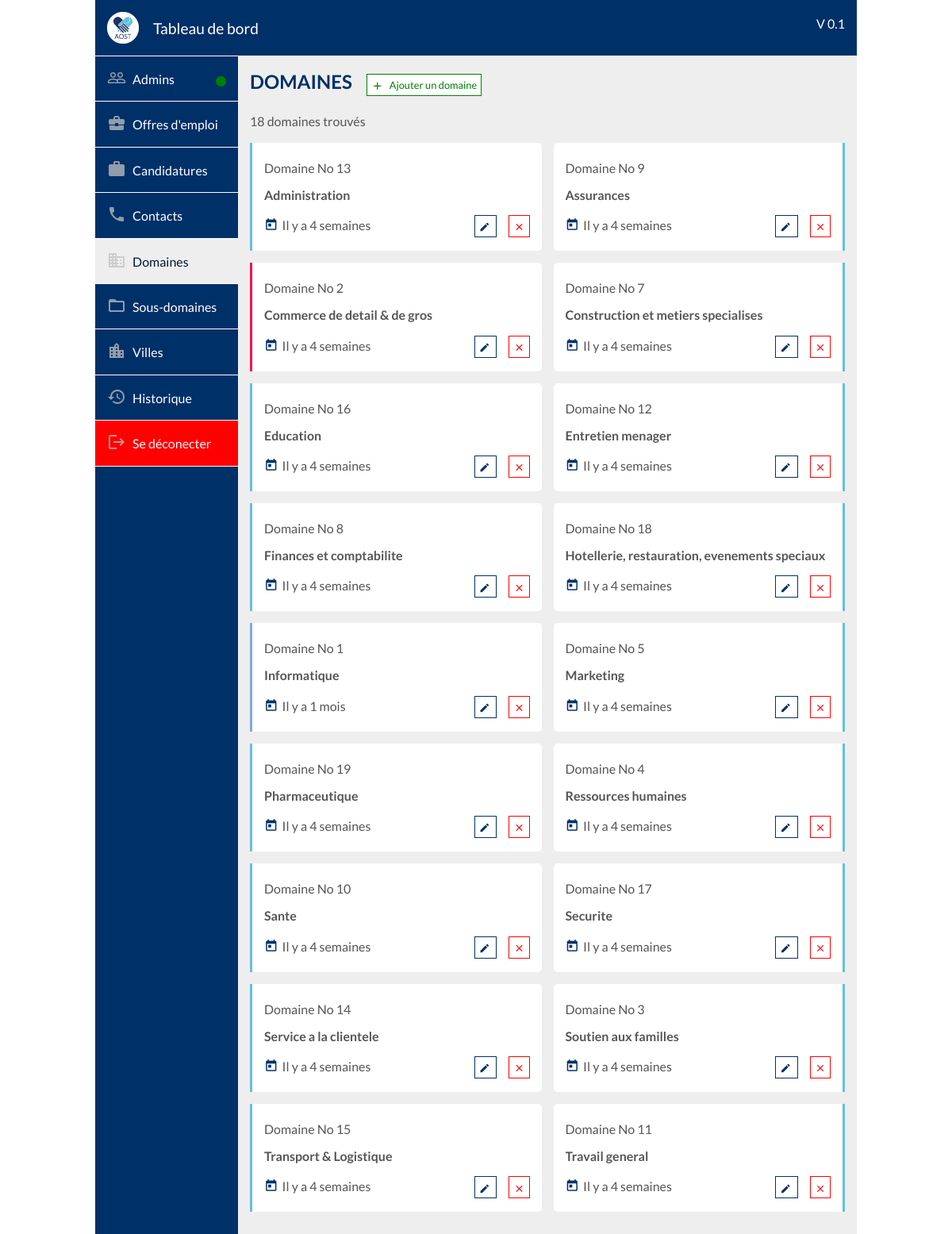
Page /dashboard/domains/index.php (signed in) on the committed database.
### tables this page shows
CREATE TABLE IF NOT EXISTS `domains` (
  `id` bigint(20) NOT NULL AUTO_INCREMENT,
  `id_admin` bigint(20) NOT NULL,
  `name` varchar(100) NOT NULL,
  `color` varchar(100) NOT NULL,
  `added_at` datetime NOT NULL DEFAULT CURRENT_TIMESTAMP,
  PRIMARY KEY (`id`),
  KEY `id_admin` (`id_admin`)
);

### dashboard/domains/index.php (called while the page is built)
<?php include("../outils/php/redirection.php");
	redirection("Domaines", _DASHBOARD_PHP_PATH."domains/domains.php", "domains", "", _DASHBOARD_PATH."domains/domains.css", _DASHBOARD_PATH."domains/domains.js");
?>

### class/Domain.class.php (called while the page is built, shortened)
<?php
class domain
{
    private $_id;
    private $_name;
    private $_color;
    private $_added_at;
    public function __construct(array $data){
        foreach ($data as $key => $value) {
            $method='set'.ucfirst($key);
        }
    }
    public function setId($id){
        $this->_id=$id;
    }
    public function getId(){
        return $this->_id;
    }
    public function setName($name){
        $this->_name=htmlentities(strval($name));
    }
    public function getName(){
        return $this->_name;
    }
    public function setColor($color){
        $this->_color=htmlentities(strval($color));
    }
    public function getColor(){
        return $this->_color;
    }
    public function setAdded_at($added_at){
        if(is_string($added_at)){
            $this->_added_at=$added_at;
        }
    }
    public function getAdded_at(){
        return $this->_added_at;
    }
public function getDomains() {
    include(_APP_PATH."bd/server-connect.php");
    $query=$db->prepare("SELECT * FROM domains ORDER BY name ASC");
    $domain=[];
    if($query->execute()){
        while($data=$query->fetch()){
            $domain[]=new Domain($data);
        }
        return $domain;
    }else{
        return false;
    }
}
}
?>

### outils/php/functions.php (called while the page is built, shortened)
<?php
$tab_month=array("Janvier","Février","Mars","Avril","Mai","Juin","Juillet","Aougt","Septembre","Octobre","Novembre","Décembre");
function get_elapsed_time($datetime){
	global $tab_month;
	$date_convert_in_seconde = strtotime($datetime);
	if(date('Ymd', $date_convert_in_seconde) == date('Ymd')){
		$diff = time()-$date_convert_in_seconde;
		if($diff < 60){
			return "Il y a ".$diff." secondes";
		}else if($diff < 3600){
			return "Il y a ".floor($diff/60)." min";
		}else if($diff < 86400){
			return "Il y a ".floor($diff/3600)."h";
		}
	}else if(date('Ymd', $date_convert_in_seconde) == date('Ymd', strtotime('- 1 DAY'))){
		return "Hier";
	}else if(date('Ymd', $date_convert_in_seconde) == date('Ymd', strtotime('- 2 DAY'))){
		return "Il y a 2 jours";
	}else if(date('Ymd', $date_convert_in_seconde) == date('Ymd', strtotime('- 3 DAY'))){
		return "Il y a 3 jours";
	}else if(date('Ymd', $date_convert_in_seconde) == date('Ymd', strtotime('- 4 DAY'))){
		return "Il y a 4 jours";
	}else if(date('Ymd', $date_convert_in_seconde) == date('Ymd', strtotime('- 5 DAY'))){
		return "Il y a 5 jours";
	}else if(date('Ymd', $date_convert_in_seconde) == date('Ymd', strtotime('- 6 DAY'))){
		return "Il y a 6 jours";
	}else if(date('YW', $date_convert_in_seconde) == date('YW', strtotime('- 1 WEEK'))){
		return "Il y a 1 semaine";
	}else if(date('YW', $date_convert_in_seconde) == date('YW', strtotime('- 2 WEEK'))){
		return "Il y a 2 semaines";
	}else if(date('YW', $date_convert_in_seconde) == date('YW', strtotime('- 3 WEEK'))){
		return "Il y a 3 semaines";
	}else if(date('YW', $date_convert_in_seconde) == date('YW', strtotime('- 4 WEEK'))){
		return "Il y a 4 semaines";
	}else if(date('Ym', $date_convert_in_seconde) == date('Ym', strtotime('- 1 MONTH'))){
		return "Il y a 1 mois";
	}else if(date('Ym', $date_convert_in_seconde) == date('Ym', strtotime('- 2 MONTH'))){
		return "Il y a 2 mois";
	}else if(date('Ym', $date_convert_in_seconde) == date('Ym', strtotime('- 3 MONTH'))){
		return "Il y a 3 mois";
	}else if(date('Ym', $date_convert_in_seconde) == date('Ym', strtotime('- 4 MONTH'))){
		return "Il y a 4 mois";
	}else if(date('Ym', $date_convert_in_seconde) == date('Ym', strtotime('- 5 MONTH'))){
		return "Il y a 5 mois";
	}else if(date('Ym', $date_convert_in_seconde) == date('Ym', strtotime('- 6 MONTH'))){
		return "Il y a 6 mois";
	}else if(date('Ym', $date_convert_in_seconde) == date('Ym', strtotime('- 7 MONTH'))){
		return "Il y a 7 mois";
	}else if(date('Ym', $date_convert_in_seconde) == date('Ym', strtotime('- 8 MONTH'))){
		return "Il y a 8 mois";
	}else if(date('Ym', $date_convert_in_seconde) == date('Ym', strtotime('- 9 MONTH'))){
		return "Il y a 9 mois";
	}else if(date('Ym', $date_convert_in_seconde) == date('Ym', strtotime('- 10 MONTH'))){
		return "Il y a 10 mois";
	}else if(date('Ym', $date_convert_in_seconde) == date('Ym', strtotime('- 11 MONTH'))){
		return "Il y a 11 mois";
	}else if(date('Y', $date_convert_in_seconde) == date('Y', strtotime('- 1 YEAR'))){
		return "Il y a 1 an";
	}else if(date('Y', $date_convert_in_seconde) == date('Y', strtotime('- 2 YEAR'))){
		return "Il y a 2 ans";
	}else if(date('Y', $date_convert_in_seconde) == date('Y', strtotime('- 3 YEAR'))){
		return "Il y a 3 ans";
	}else if(date('Y', $date_convert_in_seconde) == date('Y', strtotime('- 4 YEAR'))){
		return "Il y a 4 ans";
	}else if(date('Y', $date_convert_in_seconde) == date('Y', strtotime('- 5 YEAR'))){
		return "Il y a 5 ans";
	}else if(date('Y', $date_convert_in_seconde) == date('Y', strtotime('- 6 YEAR'))){
		return "Il y a 6 ans";
	}else if(date('Y', $date_convert_in_seconde) == date('Y', strtotime('- 7 YEAR'))){
		return "Il y a 7 ans";
	}else if(date('Y', $date_convert_in_seconde) == date('Y', strtotime('- 8 YEAR'))){
		return "Il y a 8 ans";
	}else if(date('Y', $date_convert_in_seconde) == date('Y', strtotime('- 9 YEAR'))){
		return "Il y a 9 ans";
	}else if(date('Y', $date_convert_in_seconde) == date('Y', strtotime('- 10 YEAR'))){
		return "Il y a 10 ans";
	}else if(date('Y', $date_convert_in_seconde) == date('Y', strtotime('- 11 YEAR'))){
		return "Il y a 11 ans";
	}else if(date('Y', $date_convert_in_seconde) == date('Y', strtotime('- 12 YEAR'))){
		return "Il y a 12 ans";
	}else if(date('Y', $date_convert_in_seconde) == date('Y', strtotime('- 13 YEAR'))){
		return "Il y a 13 ans";
	}else if(date('Y', $date_convert_in_seconde) == date('Y', strtotime('- 14 YEAR'))){
		return "Il y a 14 ans";
	}else if(date('Y', $date_convert_in_seconde) == date('Y', strtotime('- 15 YEAR'))){
		return "Il y a 15 ans";
	}else if(date('Y', $date_convert_in_seconde) == date('Y', strtotime('- 16 YEAR'))){
		return "Il y a 16 ans";
	}else if(date('Y', $date_convert_in_seconde) == date('Y', strtotime('- 17 YEAR'))){
		return "Il y a 17 ans";
	}else if(date('Y', $date_convert_in_seconde) == date('Y', strtotime('- 18 YEAR'))){
		return "Il y a 18 ans";
	}else if(date('Y', $date_convert_in_seconde) == date('Y', strtotime('- 19 YEAR'))){
		return "Il y a 19 ans";
	}else if(date('Y', $date_convert_in_seconde) == date('Y', strtotime('- 20 YEAR'))){
		return "Il y a 20 ans";
	}else if(date('Y', $date_convert_in_seconde) < date('Y', strtotime('- 20 YEAR'))){
		return "Il y a plus de 20 ans";
	}else{
		$mois=date('m',$date_convert_in_seconde);
		$mois=$tab_month[$mois-1];
		return 'depuis le '.date('d', $date_convert_in_seconde)." ".$mois;
	}
}
?>

### dashboard/domains/domains.php (the view, shortened to what this page needs)
<h2 class="margin-top-none" style="display: inline-block">Domaines</h2>
<span class="btnAdd btnAddAdmin" id="btnAddDomain">
  <i class="material-icons vertical-align-bottom margin-right-5">add</i>
  <span class="">Ajouter un domaine</span>
</span>
<?php
$domains = $domain->getDomains();
?>
<span class="stat" style="display: block">
  <?php
  if(count($domains) > 1){
    echo count($domains)." domaines trouvés";
  }else {
    if(count($domains) > 0){
      echo "Un domaine trouvé";
    }else {
      echo "Aucun domaine trouvé";
    }
  }
  ?>
</span>
<div class="suggest_container">
  <?php
    $i= 0;
		foreach ($domains as $domain) {
      if($i%2 != 0){
        $border_color = $domain->getColor() != "" ? "border-right: 3px solid #".$domain->getColor() : "";
      }else {
        $border_color = $domain->getColor() != "" ? "border-left: 3px solid #".$domain->getColor() : "";
      }
	?>
    <div class="suggest_block" style="<?php echo $border_color; ?>">
      <div class="suggest_row">
        <span class="suggest_col">Domaine No <?php echo $domain->getId(); ?></span>
      </div>
      <div class="suggest_row">
        <span class="suggest_title"  style="max-width: 100%; overflow: hidden; height: 1.4em;" title="<?php echo ucfirst(htmlspecialchars_decode($domain->getName())); ?>"> <?php echo ucfirst(htmlspecialchars_decode($domain->getName())); ?></span>
      </div>
      <div class="suggest_row">
        <span class="suggest_col"><i class="material-icons vertical-align-bottom margin-right-5 background-primary">today</i><?php echo get_elapsed_time($domain->getAdded_at()); ?></span>
        <div class="suggest_col float-right">
          <span class="btnEdit" id="btnEditDomain<?php echo $domain->getId(); ?>" title="Modifier cet domaine">
            <i class="material-icons vertical-align-bottom">edit</i>
          </span>
          <span class="btnDelete" id="btnDeleteDomain<?php echo $domain->getId(); ?>" title="Supprimer ce domaine">
            <i class="material-icons vertical-align-bottom">close</i>
          </span>
        </div>
      </div>
    </div>
  <?php $i++;} ?>
</div>

### outils/css/vars.css (style rules this page uses)
:root { --color-primary : #003068; --color-secondary : #66BFDE; --color-tertiary : #001935; --color-shadow : #eee; --color-text : #555; --color-danger : red; --color-danger-dark : darkred; --color-success : green; --color-success-dark : darkgreen; --border-radius-size : 5px; --nav-text-color : white; --nav-bg-color : var(--color-primary); --nav-text-hover-color: var(--color-secondary); --subNav-text-color: var(--color-primary); --subNav-text-hover-color: var(--color-tertiaire); --nav-mobile-text-color : var(--color-primary); --nav-mobile-hover-text-color : white; --nav-mobile-hover-bg-color : var(--color-primary); --footer-bg-color : var(--color-primary); --footer-bg-color-dark : var(--color-tertiary); --footer-text-color : white; --btn-primary-text-color: white; --btn-primary-bg-color : var(--color-primary); --btn-primary-bg-hover-color : var(--color-tertiary); --btn-danger-text-color: white; --btn-danger-bg-color : var(--color-danger); --btn-danger-bg-hover-color : var(--color-danger-dark); }

### outils/css/global.css (style rules this page uses)
h2 { color: var(--color-primary); text-transform: uppercase; }
body { margin: 0; font-size: 1em; font-weight: 400; line-height: 1.5; text-align: left; font-family: 'Lato'; color: var(--color-text); }
.vertical-align-bottom { vertical-align: bottom !important; }
.float-right { float: right !important; }
.margin-top-none { margin-top: 0 !important; }
.suggest_container { display: inline-block; width: 100%; box-sizing: border-box; margin-top: 15px; }
.suggest_block { display: inline-block; box-sizing: border-box; padding: 15px; margin-bottom: 15px; background-color: white; border-left: 3px solid var(--color-secondary); border-radius: 0 var(--border-radius-size) var(--border-radius-size) 0; }
.suggest_block i { font-size: 1.1em; margin-bottom: 0.2em; }
.margin-right-5 { margin-right: 5px; }
.background-primary { color: var(--color-primary); }
.suggest_row { padding: 5px; padding-left: 0; padding-right: 0; }
.suggest_col { display: inline-block; }
.suggest_title { max-width: 100%; max-height: 1.4em; overflow: hidden; display: inline-block; font-weight: bold; }

### dashboard/outils/css/global.css (style rules this page uses)
.btnEdit { box-sizing: border-box; padding: 5px; font-size: 0.8em; color: var(--color-primary); border: 1px solid var(--color-primary); cursor: pointer; margin-left: 15px; background-color: white; }
.btnAdd { box-sizing: border-box; padding: 5px; font-size: 0.8em; color: var(--color-success); border: 1px solid var(--color-success); cursor: pointer; margin-left: 15px; background-color: white; }
.btnDelete { box-sizing: border-box; padding: 5px; font-size: 0.8em; color: var(--color-danger); border: 1px solid var(--color-danger); cursor: pointer; background-color: white; margin-left: 15px; }
@media (min-width: 576px) { .suggest_block { width: 49%; } }
@media (min-width: 576px) { .suggest_block:nth-child(2n+2) { float: right; border-left: none; border-right: 3px solid var(--color-secondary); border-radius: var(--border-radius-size) 0 0 var(--border-radius-size); } }
@media (min-width: 576px) { .btnAdd i { font-size : 1.2em; margin-bottom: 1.6em; } }

### rows in the picture
domains: id "13", name "Administration", added_at "Il y a 4 semaines"
domains: id "9", name "Assurances", added_at "Il y a 4 semaines"
domains: id "2", name "Commerce de detail & de gros", added_at "Il y a 4 semaines"
domains: id "7", name "Construction et metiers specialises", added_at "Il y a 4 semaines"
domains: id "16", name "Education", added_at "Il y a 4 semaines"
domains: id "12", name "Entretien menager", added_at "Il y a 4 semaines"
domains: id "8", name "Finances et comptabilite", added_at "Il y a 4 semaines"
domains: id "18", name "Hotellerie, restauration, evenements speciaux", added_at "Il y a 4 semaines"
domains: id "1", name "Informatique", added_at "Il y a 1 mois"
domains: id "5", name "Marketing", added_at "Il y a 4 semaines"
domains: id "19", name "Pharmaceutique", added_at "Il y a 4 semaines"
domains: id "4", name "Ressources humaines", added_at "Il y a 4 semaines"
domains: id "10", name "Sante", added_at "Il y a 4 semaines"
domains: id "17", name "Securite", added_at "Il y a 4 semaines"
domains: id "14", name "Service a la clientele", added_at "Il y a 4 semaines"
domains: id "3", name "Soutien aux familles", added_at "Il y a 4 semaines"
domains: id "15", name "Transport & Logistique", added_at "Il y a 4 semaines"
domains: id "11", name "Travail general", added_at "Il y a 4 semaines"

### other values in the picture
count($domains) "18"
